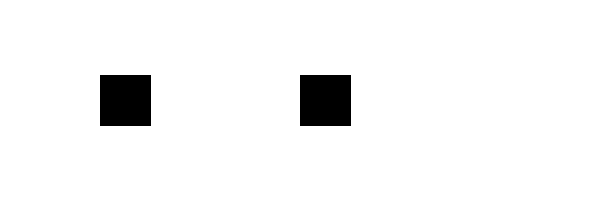
Frame 1 (no input)
Frame 60 (the mouse pressed at the canvas centre just before this capture): identical to frame 1, image omitted
Frame 120 (the mouse held since frame 60 and released just before this capture): identical to frame 1, image omitted

The Processing sketch that drew this single still picture (run headless with seeded random() and noise(); from frame 60 on, the mouse is pressed at the canvas centre):

// Processing sketch: ButtonObjectsAnswer
// ── ButtonObjectsAnswer.pde
// Learning Processing
// Daniel Shiffman
// http://www.learningprocessing.com

// Two buttons
Button b1;
Button b2;

void setup() {
  size(600, 200);
  smooth();
  // A loop to evenly space out the buttons along the window
  b1 = new Button(100, height/2-25, 50, 50); 
  b2 = new Button(300, height/2-25, 50, 50);
}

void draw() {
  background(255);
  b1.display();
  b2.display();
}


void mousePressed() {
  b1.click(mouseX,mouseY);
  b2.click(mouseX,mouseY);
}


// ── Button.pde
// Learning Processing
// Daniel Shiffman
// http://www.learningprocessing.com

// Exercise 9-8: Write a Button class (see Example 5-5 for a non-object-oriented button). The button 
// class should register when a mouse is pressed over the button and change color.  Create button objects 
// of different sizes and locations using an array. Before writing the main program, sketch out the 
// Button class. Assume the button is off  when it first appears.  

// Button class

class Button {    

  // Button location and size
  float x;   
  float y;   
  float w;   
  float h;   
  // Is the button on or off?
  boolean on;  

  // Constructor initializes all variables
  Button(float tempX, float tempY, float tempW, float tempH) {    
    x  = tempX;   
    y  = tempY;   
    w  = tempW;   
    h  = tempH;   
    on = false;  // Button always starts as off
  }    

  void click(int mx, int my) {
    // Check to see if a point is inside the rectangle
    if (mx > x && mx < x + w && my > y && my < y + h) {
      on = !on;
    }
  }

  // Draw the rectangle
  void display() {
    rectMode(CORNER);
    stroke(0);
    // The color changes based on the state of the button
    if (on) {
      fill(175);
    } 
    else {
      fill(0);
    }
    rect(x, y, w, h);
  }
} 
